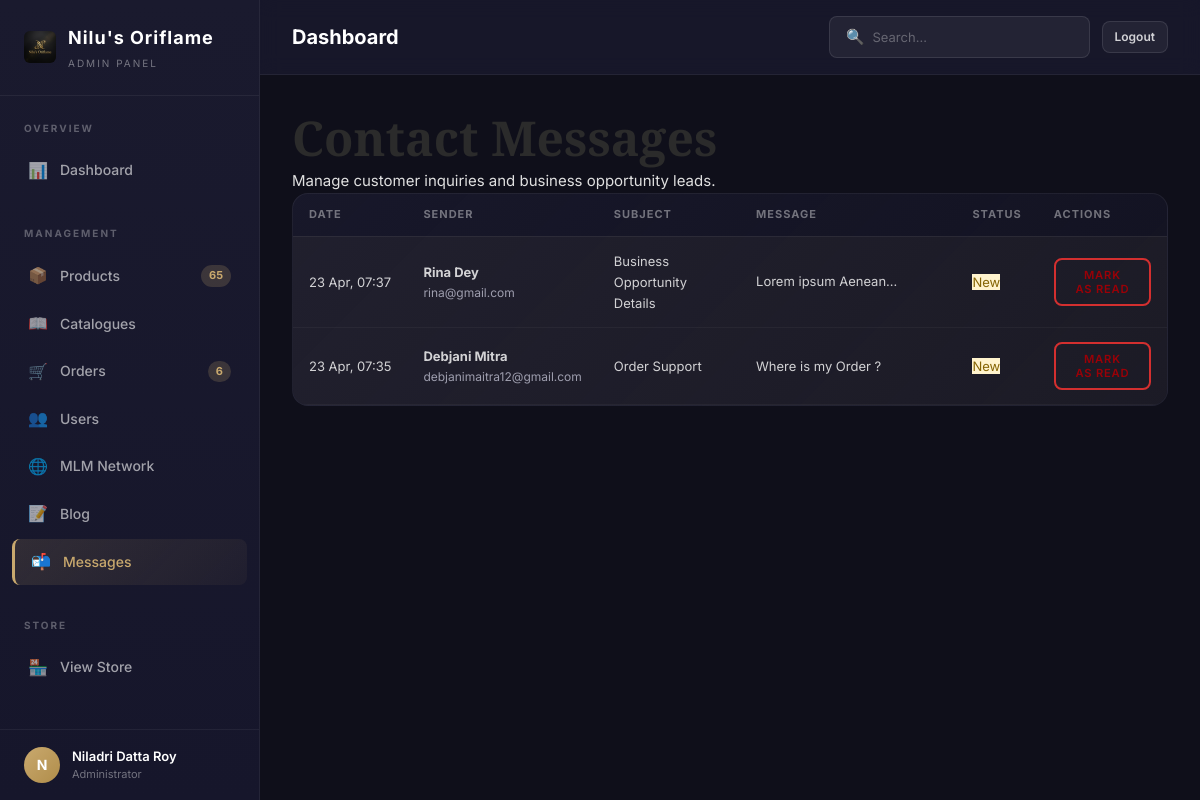
/oriflame-admin-panel-x9k2/messages (signed in), run on the app's committed database.
### models.py (models this page shows, shortened)
class User(UserMixin, db.Model):
    __tablename__ = 'users'
    id = db.Column(db.Integer, primary_key=True)
    email = db.Column(db.String(120), unique=True, nullable=False, index=True)
    password_hash = db.Column(db.String(256), nullable=False)
    first_name = db.Column(db.String(50), nullable=False)
    last_name = db.Column(db.String(50), nullable=False)
    phone = db.Column(db.String(15))
    avatar_url = db.Column(db.String(256))
    role = db.Column(db.String(20), nullable=False, default='customer')  # customer, partner, admin
    sponsor_id = db.Column(db.Integer, db.ForeignKey('users.id'), nullable=True)
    join_date = db.Column(db.DateTime, default=datetime.utcnow)
    is_active = db.Column(db.Boolean, default=True)
    total_sales = db.Column(db.Float, default=0.0)
    total_commission = db.Column(db.Float, default=0.0)
    sponsor = db.relationship('User', remote_side=[id], backref='downlines')
    addresses = db.relationship('Address', backref='user', lazy='dynamic', cascade='all, delete-orphan')
    orders = db.relationship('Order', backref='user', lazy='dynamic', cascade='all, delete-orphan')
    cart = db.relationship('Cart', backref='user', uselist=False, cascade='all, delete-orphan')
    wishlist_items = db.relationship('Wishlist', backref='user', lazy='dynamic', cascade='all, delete-orphan')
    commissions = db.relationship('MLMCommission', backref='user', lazy='dynamic', cascade='all, delete-orphan', foreign_keys='MLMCommission.user_id')
    @property
    def full_name(self):
        return f"{self.first_name} {self.last_name}"
    @property
    def is_admin(self):
        return self.role == 'admin'

class ContactMessage(db.Model):
    __tablename__ = 'contact_messages'
    id = db.Column(db.Integer, primary_key=True)
    first_name = db.Column(db.String(100), nullable=False)
    last_name = db.Column(db.String(100), nullable=False)
    email = db.Column(db.String(120), nullable=False)
    subject = db.Column(db.String(200))
    message = db.Column(db.Text, nullable=False)
    is_read = db.Column(db.Boolean, default=False)
    created_at = db.Column(db.DateTime, default=datetime.utcnow)

### app.py (the view)
@app.route('/oriflame-admin-panel-x9k2/messages', methods=['GET'])
@login_required
@admin_required
def admin_messages():
    messages_list = ContactMessage.query.order_by(ContactMessage.created_at.desc()).all()
    return render_template('admin/messages.html', messages=messages_list)

### app.py (called while the page is built)
@login_manager.user_loader
def load_user(user_id):
    return User.query.get(int(user_id))

@app.context_processor
def inject_globals():
    categories = Category.query.filter_by(is_active=True).order_by(Category.display_order).all()
    cart_count = 0
    wishlist_count = 0
    product_count = 0
    pending_orders = 0
    if current_user.is_authenticated:
        if current_user.cart:
            cart_count = current_user.cart.item_count
        wishlist_count = Wishlist.query.filter_by(user_id=current_user.id).count()
        if current_user.is_admin:
            product_count = Product.query.count()
            pending_orders = Order.query.filter_by(status='pending').count()
    return dict(
        categories=categories,
        cart_count=cart_count,
        wishlist_count=wishlist_count,
        product_count=product_count,
        pending_orders=pending_orders
    )

def admin_required(f):
    @wraps(f)
    def decorated_function(*args, **kwargs):
        if not current_user.is_authenticated or not current_user.is_admin:
            abort(404)  # Return 404 to hide admin panel existence
        return f(*args, **kwargs)
    return decorated_function

### models.py (called while the page is built)
    @property
    def item_count(self):
        return sum(item.quantity for item in self.items)

### templates/admin/messages.html (shortened to what this page needs)
{% extends "admin/admin_base.html" %}
{% block admin_content %}
<div class="admin-header">
    <div>
        <h1>Contact Messages</h1>
        <p>Manage customer inquiries and business opportunity leads.</p>
    </div>
</div>
<div class="admin-card">
    <div class="admin-table-wrapper">
        <table class="admin-table">
            <thead>
                <tr>
                    <th>Date</th>
                    <th>Sender</th>
                    <th>Subject</th>
                    <th>Message</th>
                    <th>Status</th>
                    <th>Actions</th>
                </tr>
            </thead>
            <tbody>
                {% for msg in messages %}
                <tr class="{% if not msg.is_read %}unread-row{% endif %}" id="msg-row-{{ msg.id }}">
                    <td style="white-space: nowrap; font-size: 13px;">{{ msg.created_at.strftime('%d %b, %H:%M') }}</td>
                    <td>
                        <div style="font-weight: 700;">{{ msg.first_name }} {{ msg.last_name }}</div>
                        <div style="font-size: 12px; color: var(--color-text-muted);">{{ msg.email }}</div>
                    </td>
                    <td><span class="badge">{{ msg.subject }}</span></td>
                    <td style="max-width: 400px;">
                        <div class="message-preview" onclick="toggleFullMessage(this)">
                            {{ msg.message }}
                        </div>
                    </td>
                    <td>
                        <span class="badge {% if msg.is_read %}badge-success{% else %}badge-warning{% endif %}" id="msg-status-{{ msg.id }}">
                            {{ 'Read' if msg.is_read else 'New' }}
                        </span>
                    </td>
                    <td>
                        <button class="btn btn-sm {% if msg.is_read %}btn-success{% else %}btn-outline{% endif %}" onclick="toggleRead({{ msg.id }})">
                        </button>
                    </td>
                </tr>
                {% else %}
                <tr>
                    <td colspan="6" style="text-align: center; padding: 48px;">No messages yet.</td>
                </tr>
                {% endfor %}
            </tbody>
        </table>
    </div>
</div>
{% endblock %}

### templates/admin/admin_base.html (shortened to what this page needs)
<!DOCTYPE html>
<html lang="en">
<head>
  <link rel="stylesheet" href="/static/css/main.css">
  <link rel="stylesheet" href="/static/css/admin.css">
</head>
<body>
  <div class="admin-layout">
    <aside class="admin-sidebar">
      <div class="admin-sidebar-header">
        <div class="admin-logo">
          <img src="/static/images/logo.png" alt="Logo" style="height: 32px; border-radius: 6px;">
          <div>
            Nilu's Oriflame
            <small>Admin Panel</small>
          </div>
        </div>
      </div>
      <nav class="admin-nav">
        <div class="admin-nav-section">
          <div class="admin-nav-section-title">Overview</div>
          <a href="/oriflame-admin-panel-x9k2/" class="admin-nav-link {% if request.path == '/oriflame-admin-panel-x9k2/' %}active{% endif %}">
            <span class="nav-icon">📊</span> Dashboard
          </a>
        </div>
        <div class="admin-nav-section">
          <div class="admin-nav-section-title">Management</div>
          <a href="/oriflame-admin-panel-x9k2/products" class="admin-nav-link {% if 'products' in request.path %}active{% endif %}">
            <span class="nav-icon">📦</span> Products
            <span class="nav-badge">{{ product_count or '' }}</span>
          </a>
          <a href="/oriflame-admin-panel-x9k2/catalogues" class="admin-nav-link {% if 'catalogues' in request.path %}active{% endif %}">
            <span class="nav-icon">📖</span> Catalogues
          </a>
          <a href="/oriflame-admin-panel-x9k2/orders" class="admin-nav-link {% if 'orders' in request.path %}active{% endif %}">
            <span class="nav-icon">🛒</span> Orders
            <span class="nav-badge">{{ pending_orders or '' }}</span>
          </a>
          <a href="/oriflame-admin-panel-x9k2/users" class="admin-nav-link {% if 'users' in request.path %}active{% endif %}">
            <span class="nav-icon">👥</span> Users
          </a>
          <a href="/oriflame-admin-panel-x9k2/mlm" class="admin-nav-link {% if 'mlm' in request.path %}active{% endif %}">
            <span class="nav-icon">🌐</span> MLM Network
          </a>
          <a href="/oriflame-admin-panel-x9k2/blog" class="admin-nav-link {% if 'blog' in request.path %}active{% endif %}">
            <span class="nav-icon">📝</span> Blog
          </a>
          <a href="/oriflame-admin-panel-x9k2/messages" class="admin-nav-link {% if 'messages' in request.path %}active{% endif %}">
            <span class="nav-icon">📬</span> Messages
          </a>
        </div>
        <div class="admin-nav-section">
          <div class="admin-nav-section-title">Store</div>
          <a href="/" class="admin-nav-link" target="_blank">
            <span class="nav-icon">🏪</span> View Store
          </a>
        </div>
      </nav>
      <div class="admin-sidebar-footer">
        <div class="admin-user-info">
          <div class="admin-user-avatar">{{ current_user.first_name[0] }}</div>
          <div>
            <div class="admin-user-name">{{ current_user.full_name }}</div>
            <div class="admin-user-role">Administrator</div>
          </div>
        </div>
      </div>
    </aside>
    <main class="admin-main">
      <div class="admin-topbar">
        <h2>{% block page_title %}Dashboard{% endblock %}</h2>
        <div class="admin-topbar-actions">
          <div class="admin-search">
            <span>🔍</span>
            <input type="text" placeholder="Search...">
          </div>
          <a href="/logout" class="admin-btn admin-btn-secondary admin-btn-sm">Logout</a>
        </div>
      </div>
      <div class="admin-content">
        {% block admin_content %}{% endblock %}
      </div>
    </main>
  </div>
</body>
</html>

### static/css/main.css (style rules this page uses)
:root { --color-primary: #2b2b2b; --color-primary-light: #444444; --color-primary-dark: #1a1a1a; --color-accent: #d32f2f; --color-accent-light: #e0e0e0; --color-accent-dark: #9a0007; --color-accent-glow: rgba(211, 47, 47, 0.3); --color-white: #ffffff; --color-bg: #faf9f7; --color-bg-alt: #f3f1ed; --color-bg-card: #ffffff; --color-border: #e8e5df; --color-border-light: #f0eee9; --color-text: #1a1a2e; --color-text-secondary: #6b6b7b; --color-text-muted: #9e9eae; --color-success: #2ecc71; --color-success-bg: #eafaf1; --color-warning: #f39c12; --color-warning-bg: #fef9e7; --color-danger: #e74c3c; --color-danger-bg: #fdedec; --color-info: #3498db; --color-info-bg: #ebf5fb; --font-body: 'Inter', -apple-system, BlinkMacSystemFont, sans-serif; --font-heading: 'Playfair Display', Georgia, serif; --font-size-xs: 0.7rem; --font-size-sm: 0.8rem; --font-size-base: 0.9375rem; --font-size-md: 1.05rem; --font-size-lg: 1.15rem; --font-size-xl: 1.4rem; --font-size-2xl: 1.85rem; --font-size-3xl: 2.3rem; --font-size-4xl: 3rem; --space-xs: 0.2rem; --space-sm: 0.4rem; --space-md: 0.85rem; --space-lg: 1.25rem; --space-xl: 1.75rem; --space-2xl: 2.5rem; --space-3xl: 3.5rem; --space-4xl: 5rem; --container-max: 1200px; --container-wide: 1360px; --header-height: 64px; --sidebar-width: 280px; --radius-sm: 6px; --radius-md: 10px; --radius-lg: 16px; --radius-xl: 24px; --radius-full: 9999px; --shadow-xs: 0 1px 2px rgba(0, 0, 0, 0.04); --shadow-sm: 0 2px 8px rgba(0, 0, 0, 0.06); --shadow-md: 0 4px 16px rgba(0, 0, 0, 0.08); --shadow-lg: 0 8px 32px rgba(0, 0, 0, 0.1); --shadow-xl: 0 16px 48px rgba(0, 0, 0, 0.12); --shadow-accent: 0 4px 20px rgba(201, 169, 110, 0.25); --transition-fast: 150ms ease; --transition-base: 250ms ease; --transition-slow: 400ms ease; --transition-spring: 400ms cubic-bezier(0.34, 1.56, 0.64, 1); --z-dropdown: 100; --z-sticky: 200; --z-overlay: 300; --z-modal: 400; --z-toast: 500; }
*, *::before, *::after { box-sizing: border-box; margin: 0; padding: 0; }
html { scroll-behavior: smooth; -webkit-font-smoothing: antialiased; -moz-osx-font-smoothing: grayscale; }
body { font-family: var(--font-body); font-size: var(--font-size-base); color: var(--color-text); background-color: var(--color-bg); line-height: 1.6; overflow-x: hidden; }
h1, h2, h3, h4, h5, h6 { font-family: var(--font-heading); font-weight: 600; line-height: 1.3; color: var(--color-primary); }
h1 { font-size: var(--font-size-4xl); }
h2 { font-size: var(--font-size-3xl); }
a { color: var(--color-accent-dark); text-decoration: none; transition: color var(--transition-fast); }
img { max-width: 100%; height: auto; display: block; }
button, input, select, textarea { font-family: inherit; font-size: inherit; border: none; outline: none; }
button { cursor: pointer; background: none; }
.btn { display: inline-flex; align-items: center; justify-content: center; gap: var(--space-sm); padding: 12px 28px; font-weight: 600; font-size: var(--font-size-sm); border-radius: 8px; transition: all var(--transition-base); text-transform: uppercase; letter-spacing: 0.8px; cursor: pointer; border: 2px solid transparent; position: relative; overflow: hidden; }
.btn::after { content: ''; position: absolute; inset: 0; background: linear-gradient(rgba(255,255,255,0.1), transparent); opacity: 0; transition: opacity var(--transition-fast); }
.btn-outline { border-color: var(--color-accent); color: var(--color-accent-dark); background: transparent; }
.btn-sm { padding: 8px 18px; font-size: var(--font-size-xs); }

### templates/admin/messages.html (style rules this page uses)
.unread-row { background-color: rgba(201, 169, 110, 0.05); }
.message-preview { font-size: 13px; line-height: 1.5; max-height: 1.5em; overflow: hidden; text-overflow: ellipsis; cursor: pointer; display: -webkit-box; -webkit-line-clamp: 1; -webkit-box-orient: vertical; transition: all 0.3s ease; }
.badge-warning { background: #fff3cd; color: #856404; }

### data on the page
User: first_name "N", full_name "Niladri Datta Roy"
ContactMessage: created_at "23 Apr, 07:37", first_name "Rina", last_name "Dey", email "rina@gmail.com", subject "Business Opportunity Details", message "Lorem ipsum…", is_read "New"
ContactMessage: created_at "23 Apr, 07:35", first_name "Debjani", last_name "Mitra", email "debjanimaitra12@gmail.com", subject "Order Support", message "Where is my Order ?", is_read "New"

### other printed values
{{ product_count or '' }} "65"
{{ pending_orders or '' }} "6"
